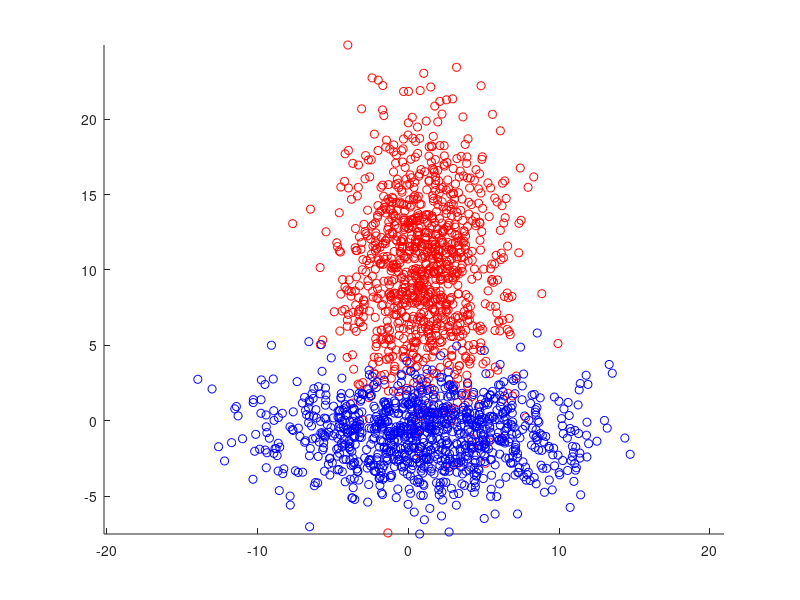

Source code (MATLAB): (Note: this script raises an error after producing the figure.)
% Two gaussian
X1 = bsxfun(@times,randn(1000,2),[5 2]);
X1 = bsxfun(@plus,X1,[1 -1]);
X2 = bsxfun(@times,randn(1000,2),[2.5 4.5]);
X2 = bsxfun(@plus,X2,[1 10]);




scatter(X2(:,1),X2(:,2),'r')
hold on
scatter(X1(:,1),X1(:,2),'b')
axis equal

x = [X1;X2] ;
y = [ones(size(X1,1),1) ; -ones(size(X2,1),1)] ;


c=1000; w0 = zeros(size(x,2),1);
problem=logistic_regression_primal(x,y);
w_star= damped_newton_method(problem,c,w0);

flogistic=@(x)(1./(1+exp(-x)));
fieldsize=-20:0.1:20;
[xx,yy] = meshgrid(fieldsize,fieldsize);
val = flogistic([xx(:) yy(:)]*w_star+b) ; val = reshape(val,length(fieldsize),length(fieldsize)) ;
contour(xx,yy,val,[0.5 0.5] );